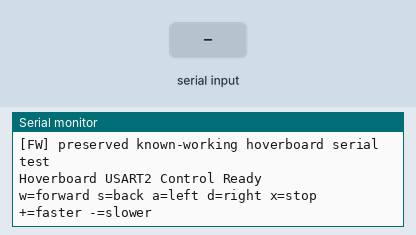
This sketch was run on a simulated ESP32. Shown: the last lines printed to the serial monitor. The inputs (shaded band) are chosen by the test bench. The modem accepts every AT command (registered, SIM ready, sends succeed) and sends nothing else.

Above: at 1.3 s.
1.4 s: "w" received over Serial
At 2.5 s:
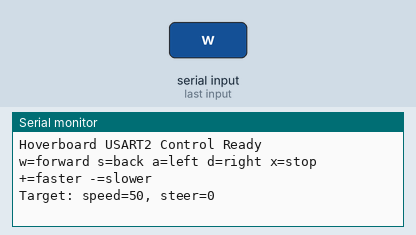
2.9 s: "s" received over Serial
At 3.7 s:
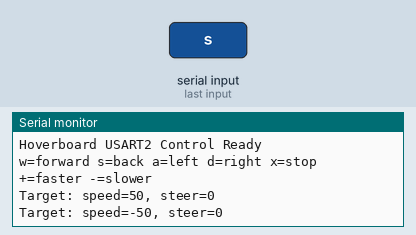

Measured:
- after the input at 1.4 s, the serial monitor: prints a new line at once (image 1)
- after the input at 2.9 s, the serial monitor: prints a new line at once (image 2)

The sketch:

1000__working.ino
```cpp
// ESP32 → Hoverboard FOC (EFeru) via USART2
// GPIO 17 (TX) → PA3 (RX платы, синий провод)
// GPIO 16 (RX) → PA2 (TX платы, зелёный провод)
// GND → GND (чёрный провод)
// КРАСНЫЙ ПРОВОД НЕ ПОДКЛЮЧАТЬ (15V!)

#define HOVER_SERIAL Serial2
#define BAUD_RATE    115200
#define FW_NAME      "1000__working"
#define FW_VERSION   "snapshot-legacy-hoverboard-serial"
#define FW_PURPOSE   "preserved known-working hoverboard serial test"

typedef struct {
  uint16_t start;
  int16_t  steer;
  int16_t  speed;
  uint16_t checksum;
} SerialCommand;

typedef struct {
  uint16_t start;
  int16_t  cmd1;
  int16_t  cmd2;
  int16_t  speedR_meas;
  int16_t  speedL_meas;
  int16_t  batVoltage;
  int16_t  boardTemp;
  uint16_t cmdLed;
  uint16_t checksum;
} SerialFeedback;

SerialFeedback feedback;
byte feedbackBuffer[sizeof(SerialFeedback)];
int feedbackIdx = 0;

void sendCommand(int16_t steer, int16_t speed) {
  SerialCommand cmd;
  cmd.start    = 0xABCD;
  cmd.steer    = steer;
  cmd.speed    = speed;
  cmd.checksum = cmd.start ^ cmd.steer ^ cmd.speed;
  HOVER_SERIAL.write((uint8_t*)&cmd, sizeof(cmd));
}

bool readFeedback() {
  while (HOVER_SERIAL.available()) {
    byte c = HOVER_SERIAL.read();
    feedbackBuffer[feedbackIdx++] = c;
    if (feedbackIdx == 2) {
      uint16_t start = feedbackBuffer[0] | (feedbackBuffer[1] << 8);
      if (start != 0xABCD) {
        feedbackBuffer[0] = feedbackBuffer[1];
        feedbackIdx = 1;
        continue;
      }
    }
    if (feedbackIdx == sizeof(SerialFeedback)) {
      feedbackIdx = 0;
      memcpy(&feedback, feedbackBuffer, sizeof(SerialFeedback));
      uint16_t cs = feedback.start ^ feedback.cmd1 ^ feedback.cmd2 ^
                    feedback.speedR_meas ^ feedback.speedL_meas ^
                    feedback.batVoltage ^ feedback.boardTemp ^ feedback.cmdLed;
      if (cs == feedback.checksum) return true;
    }
  }
  return false;
}

int currentSpeed = 0;
int targetSpeed  = 50;
int currentSteer = 0;

unsigned long lastSend  = 0;
unsigned long lastPrint = 0;

void setup() {
  Serial.begin(115200);
  pinMode(16, INPUT);
  pinMode(17, INPUT);
  delay(100);
  HOVER_SERIAL.begin(BAUD_RATE, SERIAL_8N1, 16, 17);
  Serial.printf("%s %s\n", FW_NAME, FW_VERSION);
  Serial.printf("[FW] %s\n", FW_PURPOSE);
  Serial.println("Hoverboard USART2 Control Ready");
  Serial.println("w=forward s=back a=left d=right x=stop +=faster -=slower");
}

void loop() {
  if (Serial.available()) {
    char c = Serial.read();
    switch (c) {
      case 'w': targetSpeed =  50; currentSteer =   0; break;
      case 's': targetSpeed = -50; currentSteer =   0; break;
      case 'a': targetSpeed =   0; currentSteer = -50; break;
      case 'd': targetSpeed =   0; currentSteer =  50; break;
      case 'q': targetSpeed =  50; currentSteer = -50; break;
      case 'e': targetSpeed =  50; currentSteer =  50; break;
      case 'x': targetSpeed =   0; currentSteer =   0; break;
      case '+': targetSpeed += 10; if (targetSpeed >  300) targetSpeed =  300; break;
      case '-': targetSpeed -= 10; if (targetSpeed < -300) targetSpeed = -300; break;
    }
    Serial.printf("Target: speed=%d, steer=%d\n", targetSpeed, currentSteer);
  }

  if (millis() - lastSend >= 20) {
    lastSend = millis();
    if (currentSpeed < targetSpeed) { currentSpeed += 2; if (currentSpeed > targetSpeed) currentSpeed = targetSpeed; }
    if (currentSpeed > targetSpeed) { currentSpeed -= 2; if (currentSpeed < targetSpeed) currentSpeed = targetSpeed; }
    sendCommand((int16_t)currentSteer, (int16_t)currentSpeed);
  }

  if (readFeedback()) {
    if (millis() - lastPrint >= 500) {
      lastPrint = millis();
      Serial.printf("Speed L:%d R:%d | Bat:%.1fV | Temp:%.1fC\n",
                    feedback.speedL_meas, feedback.speedR_meas,
                    feedback.batVoltage / 100.0,
                    feedback.boardTemp / 10.0);
    }
  }
}
```
